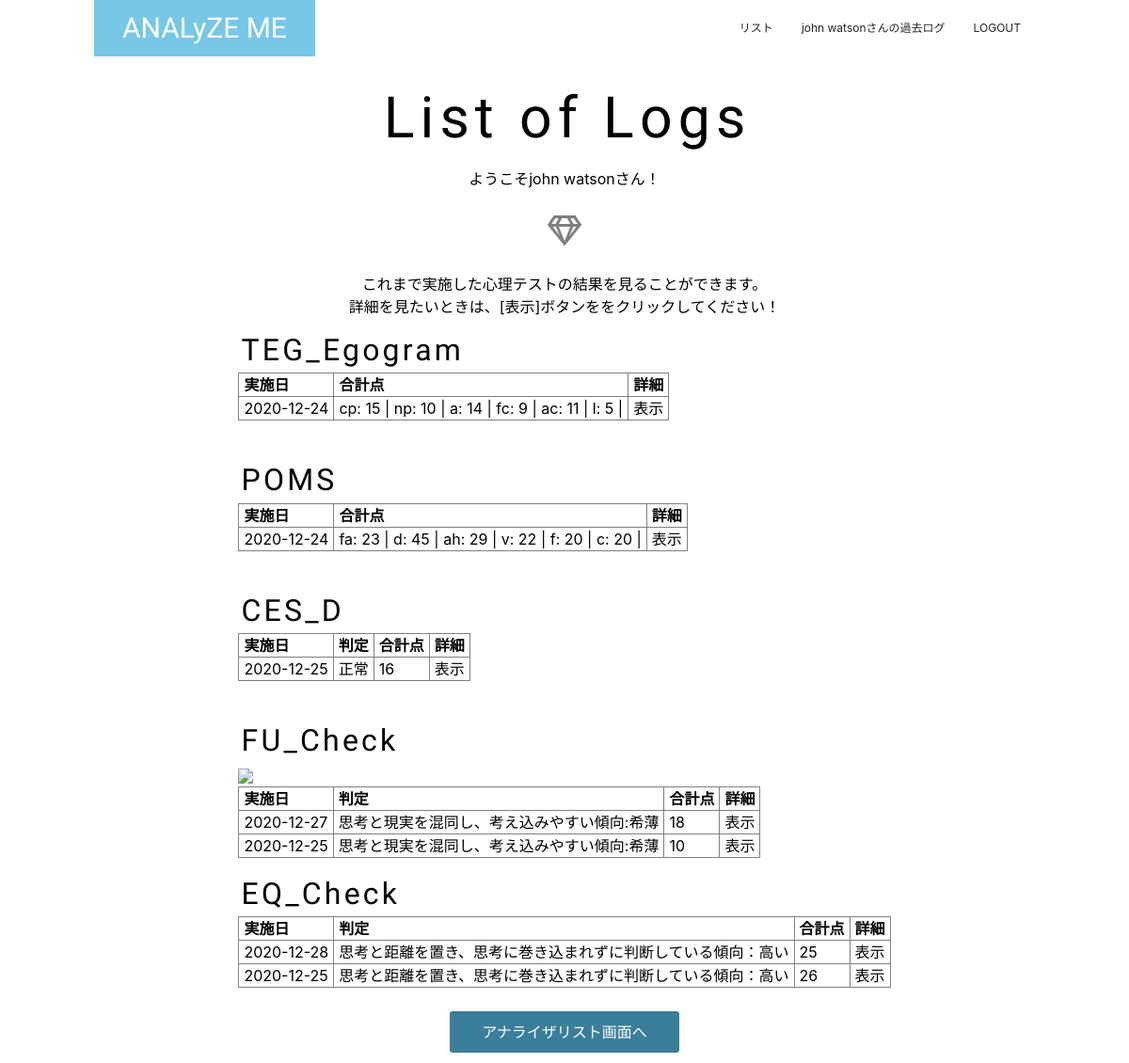
The app's page /logs/ (signed in), older data.
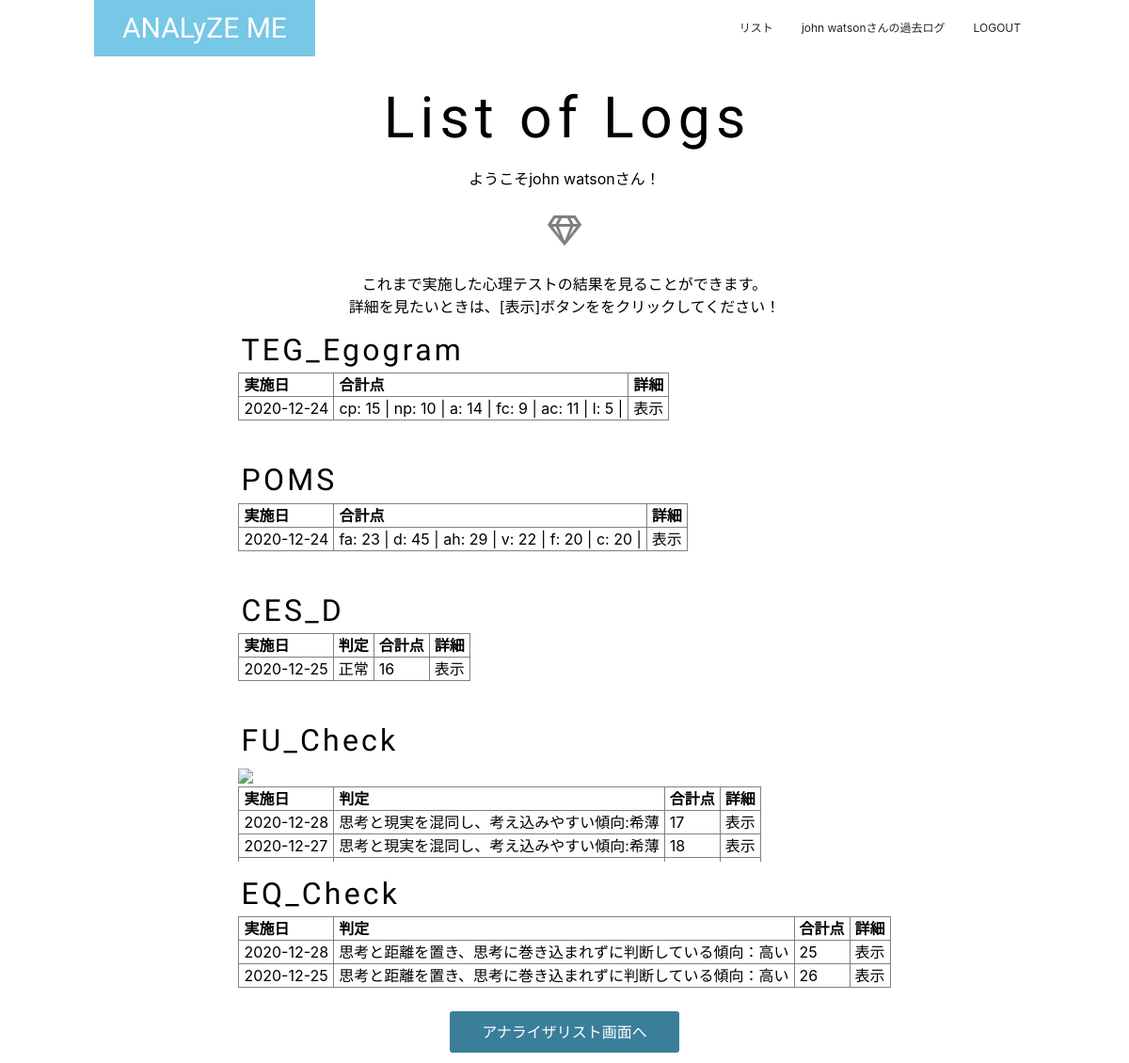
The same page, newer data.
### analyze_me/models/results.py (models this page shows, shortened)
class TEG_results(db.Model):
    __tablename__ = 'teg_results'
    id = db.Column(db.Integer, primary_key=True, nullable=False)
    answers = db.Column(db.PickleType, nullable=True)
    a_sum = db.Column(db.PickleType, nullable=True)
    created_at = db.Column(db.DateTime)
    user_id = db.Column(db.Integer, db.ForeignKey('user.id', onupdate='CASCADE', ondelete='CASCADE'), nullable=False)

class POM_results(db.Model):
    __tablename__ = 'pom_results'
    id = db.Column(db.Integer, primary_key=True, nullable=False)
    answers = db.Column(db.PickleType, nullable=True)
    a_sum = db.Column(db.PickleType, nullable=True)
    created_at = db.Column(db.DateTime)
    user_id = db.Column(db.Integer, db.ForeignKey('user.id', onupdate='CASCADE', ondelete='CASCADE'), nullable=False)

class CES_results(db.Model):
    __tablename__ = 'ces_results'
    id = db.Column(db.Integer, primary_key=True, nullable=False)
    answers = db.Column(db.PickleType, nullable=True)
    a_sum = db.Column(db.Integer, nullable=True)
    judge = db.Column(db.String(200), nullable=True)
    created_at = db.Column(db.DateTime)
    user_id = db.Column(db.Integer, db.ForeignKey('user.id', onupdate='CASCADE', ondelete='CASCADE'), nullable=False)

class FU_results(db.Model):
    __tablename__ = 'fu_results'
    id = db.Column(db.Integer, primary_key=True, nullable=False)
    answers = db.Column(db.PickleType, nullable=True)
    a_sum = db.Column(db.Integer, nullable=True)
    judge = db.Column(db.String(200), nullable=True)
    created_at = db.Column(db.DateTime)
    user_id = db.Column(db.Integer, db.ForeignKey('user.id', onupdate='CASCADE', ondelete='CASCADE'), nullable=False)

class EQ_results(db.Model):
    __tablename__ = 'eq_results'
    id = db.Column(db.Integer, primary_key=True, nullable=False)
    answers = db.Column(db.PickleType, nullable=True)
    a_sum = db.Column(db.Integer, nullable=True)
    judge = db.Column(db.String(200), nullable=True)
    created_at = db.Column(db.DateTime)
    user_id = db.Column(db.Integer, db.ForeignKey('user.id', onupdate='CASCADE', ondelete='CASCADE'), nullable=False)

### analyze_me/views/views.py (the view)
@views.route('/logs/')
@login_required
def show_logs():
    fu_results = views_service.find_all('fu')
    eq_results = views_service.find_all('eq')
    ces_results = views_service.find_all('ces')
    pom_results = views_service.find_all('pom')
    teg_results = views_service.find_all('teg')
    return render_template('logs/logs.html', fu_results=fu_results, \
                           eq_results=eq_results, ces_results=ces_results, \
                           pom_results=pom_results, teg_results=teg_results)

### analyze_me/__init__.py (called while the page is built)
@login_manager.user_loader
def load_user(user_id):
    return User.query.get(int(user_id))

### analyze_me/services/views_service.py (called while the page is built)
def find_all(ex_id):
    if ex_id == 'fu':
        return FU_results.query.filter(FU_results.user_id == current_user.id).order_by(FU_results.id.desc()).all()
    elif ex_id == 'eq':
        return EQ_results.query.filter(EQ_results.user_id == current_user.id).order_by(EQ_results.id.desc()).all()
    elif ex_id == 'ces':
        return CES_results.query.filter(CES_results.user_id == current_user.id).order_by(CES_results.id.desc()).all()
    elif ex_id == 'pom':
        session['pom_fac'] = ["fa", "d", "ah", "v", "f", "c"]
        return POM_results.query.filter(POM_results.user_id == current_user.id).order_by(POM_results.id.desc()).all()
    elif ex_id == 'teg':
        session['teg_fac'] = ["cp", "np", "a", "fc", "ac", "l"]
        return TEG_results.query.filter(TEG_results.user_id == current_user.id).order_by(TEG_results.id.desc()).all()

### analyze_me/templates/logs/logs.html (shortened to what the changed rows need)
{% extends "layout.html" %}
{% block body %}
<section class="logA">
    <div class="con">
        <h2>List of Logs</h2>
        <div class="test-block">
            <div class="tbl">
            <table border="1">
                {% if teg_results %}
                <tr>
                    <th>実施日</th>
                    <th>合計点</th>
                    <th>詳細</th>
                </tr>
                {% else %}
                    <p>結果がありません</p>
                {% endif %}
                {% for teg_res in teg_results %}
                <tr>
                    <td>
                        {{ "{0:%Y-%m-%d}".format(teg_res.created_at) }}
                    </td>
                    <td>
                        {% for fac in session.teg_fac %}
                            {{ fac }}: {{ teg_res.a_sum[loop.index-1] }} |
                        {% endfor %}
                    </td>
                    <td>
                        <a href="{{ url_for('views.result', ex_id='teg', result_id=teg_res.id) }}" >
                            表示
                        </a>
                    </td>
                </tr>
                {% endfor %}
            </table>
            </div>
        </div>
        <div class="test-block">
            <div class="tbl">
            <table border="1">
                {% if pom_results %}
                <tr>
                    <th>実施日</th>
                    <th>合計点</th>
                    <th>詳細</th>
                </tr>
                {% else %}
                    <p>結果がありません</p>
                {% endif %}
                {% for pom_res in pom_results %}
                <tr>
                    <td>
                        {{ "{0:%Y-%m-%d}".format(pom_res.created_at) }}
                    </td>
                    <td>
                        {% for fac in session.pom_fac %}
                            {{ fac }}: {{ pom_res.a_sum[loop.index-1] }} |
                        {% endfor %}
                    </td>
                    <td>
                        <a href="{{ url_for('views.result', ex_id='pom', result_id=pom_res.id) }}">
                            表示
                        </a>
                    </td>
                </tr>
                {% endfor %}
            </table>
            </div>
        </div>
        <div class="test-block">
            <div class="tbl">
            <table border="1">
                {% if ces_results %}
                <tr>
                    <th>実施日</th>
                    <th>判定</th>
                    <th>合計点</th>
                    <th>詳細</th>
                </tr>
                {% else %}
                    <p>結果がありません</p>
                {% endif %}
                {% for ces_res in ces_results %}
                <tr>
                    <td>
                        {{ "{0:%Y-%m-%d}".format(ces_res.created_at) }}
                    </td>
                    <td>{{ ces_res.judge }}</td>
                    <td>{{ ces_res.a_sum }}</td>
                    <td>
                        <a href="{{ url_for('views.result', ex_id='ces', result_id=ces_res.id) }}">
                            表示
                        </a>
                    </td>
                </tr>
                {% endfor %}
            </table>
            </div>
        </div>
        <div class="test-block">
            <div class="tbl">
            <table border="1">
                {% if fu_results %}
                <tr>
                    <th>実施日</th>
                    <th>判定</th>
                    <th>合計点</th>
                    <th>詳細</th>
                </tr>
                {% else %}
                    <p>結果がありません</p>
                {% endif %}
                {% for fu_res in fu_results %}
                <tr>
                    <td>
                        {{ "{0:%Y-%m-%d}".format(fu_res.created_at) }}
                    </td>
                    <td>{{ fu_res.judge }}</td>
                    <td>{{ fu_res.a_sum }}</td>
                    <td/>
                        <a href="{{ url_for('views.result', ex_id='fu', result_id=fu_res.id) }}">
                            表示
                        </a>
                </tr>
                {% endfor %}
            </table>
            </div>
        </div>
        <div class="test-block">
            <div class="tbl">
            <table border="1">
                {% if eq_results %}
                <tr>
                    <th>実施日</th>
                    <th>判定</th>
                    <th>合計点</th>
                    <th>詳細</th>
                </tr>
                {% else %}
                    <p>結果がありません</p>
                {% endif %}
                {% for eq_res in eq_results %}
                <tr>
                    <td>
                        {{ "{0:%Y-%m-%d}".format(eq_res.created_at) }}
                    </td>
                    <td>{{ eq_res.judge }}</td>
                    <td>{{ eq_res.a_sum }}</td>
                    <td>
                        <a href="{{ url_for('views.result', ex_id='eq', result_id=eq_res.id) }}">
                            表示
                        </a>
                    </td>
                </tr>
                {% endfor %}
            </table>
            </div>
        </div>
    </div>
</section>
{% endblock %}

Row changes from the older to the newer data that the page shows:
no longer on this page (row unchanged): FU_results: created_at "2020-12-25", judge "思考と現実を混同し、考え込みやすい傾向:希薄", a_sum "10"
added FU_results: created_at "2020-12-28", judge "思考と現実を混同し、考え込みやすい傾向:希薄", a_sum "17"
